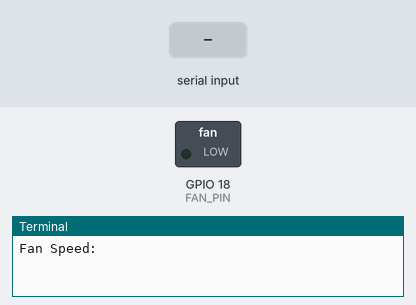
A program run on a simulated Raspberry Pi (BCM pin numbers). Parts: switched loads named in the program (green lamp = pin HIGH), the last lines printed to the terminal. Inputs (shaded band) come from the test bench.

Above: at 1.2 s.
1.3 s: "5" typed at the terminal, then Enter
At 1.6 s:
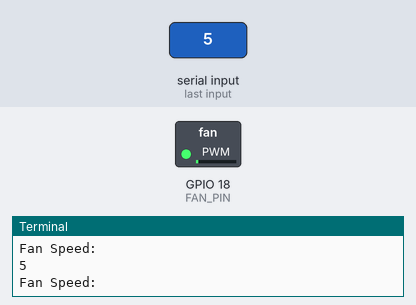
2.8 s: "90" typed at the terminal, then Enter
At 4.0 s:
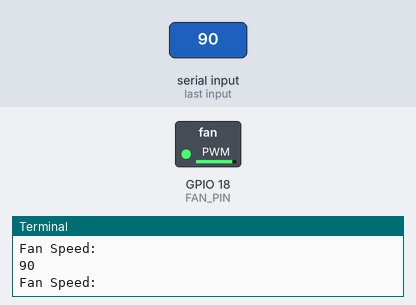
Timing chart, 0 to 5.8 s (numbered marks = the images above; inputs shaded):
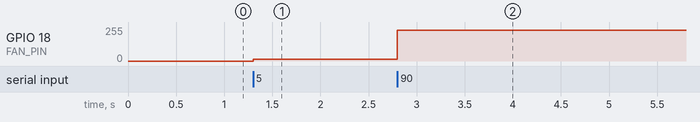

Measured:
- after the input at 1.3 s, GPIO 18 (FAN_PIN): 0/255 → 13/255 at once
- after the input at 2.8 s, GPIO 18 (FAN_PIN): 13/255 → 230/255 at once

The program:

calib_fan.py
```python
#!/usr/bin/python
# -*- coding: utf-8 -*-

# check the fan speed by:
# changing the PWM pin used
# changing value pairs for temp and speed
# use another shell to create load to see the impact
# use the final values in fan_control.py
# you also must have a minimum temp/0 speed pair that will definitely
# be reached coming from top down !

import RPi.GPIO as GPIO
import time
import sys
#import os

FAN_PIN = 18
WAIT_TIME = 1
PWM_FREQ = 25

GPIO.setmode(GPIO.BCM)
GPIO.setup(FAN_PIN, GPIO.OUT, initial=GPIO.LOW)

fan=GPIO.PWM(FAN_PIN,PWM_FREQ)
fan.start(0);
i = 0

hyst = 1
tempSteps = [50, 70]
speedSteps = [0, 100]
cpuTempOld=0

try:
    while 1:
        fanSpeed=float(input("Fan Speed: "))
        fan.ChangeDutyCycle(fanSpeed)

except(KeyboardInterrupt):
    print("\rFan ctrl interrupted by keyboard")
    GPIO.cleanup()
    sys.exit()
```
